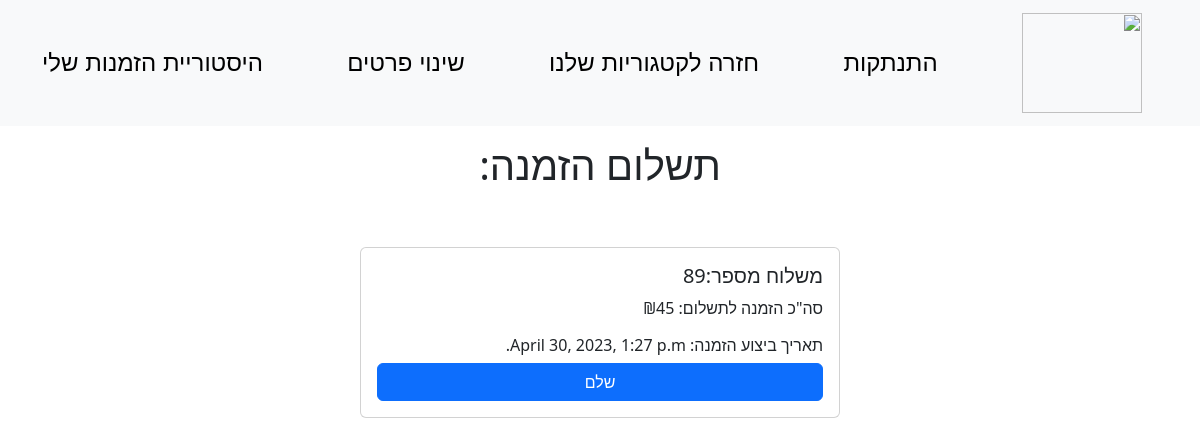
The app's page /pay/ (signed in), older data.
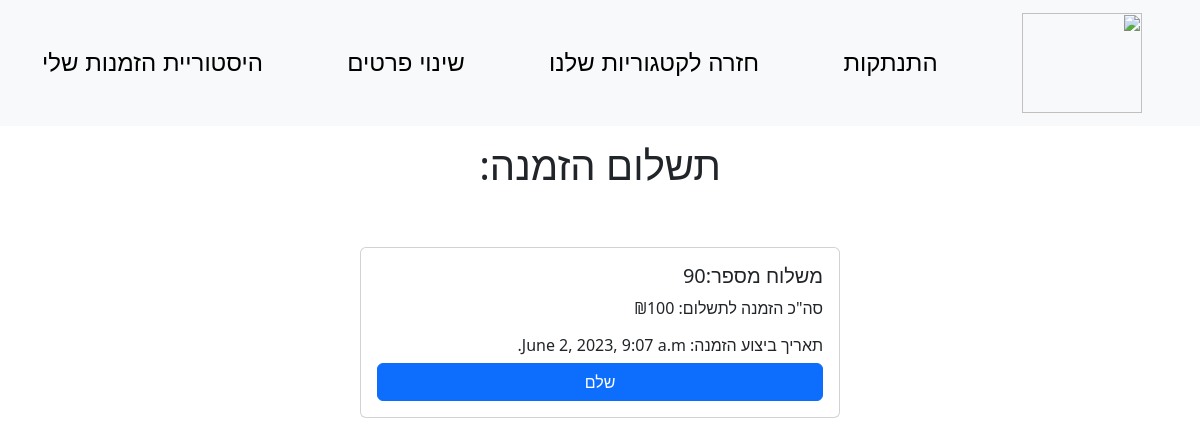
The same page, newer data.
### order/models.py (models this page shows)
class Order(models.Model):
        order=models.OneToOneField(Cart,on_delete=models.CASCADE, primary_key=True)
        is_delivered=models.BooleanField(default=False)
        address=models.CharField(max_length=150)
        comment=models.TextField()
        created=models.DateTimeField(auto_now_add=True)

### order/views.py (the view)
# urls.py: path('pay/', views.pay, name='pay'),
@login_required(login_url='login_user')
def pay(request):
    total=0
    list_order=Order.objects.all()
    my_order=list_order[len(list_order)-1]
    list_item=Item.objects.all()
    carts=Cart.objects.all()
    for item in list_item:
         if item.cart==carts[len(carts)-1]:
             total+=item.amount*item.dish.price
    return render(request,'pay.html',{"total":total,'my_order':my_order})

### order/templates/pay.html
{%extends 'layout_user.html'%}
{%block content%}
<div style="direction: rtl">
<h1 style="display: flex; justify-content: center;padding-top: 15px;">תשלום הזמנה: </h1>
<div style="display:  flex;justify-content: center;padding-top: 50px;">
    <div class="card" style="width: 30rem;">
    <div class="card-body">
        <h5 class="card-title">משלוח מספר:{{my_order.order_id}}</h5>
        <p class="card-text">סה"כ הזמנה לתשלום: ₪{{total}}</p>
        <h6>תאריך ביצוע הזמנה: {{my_order.created}}</h6>
        <a href="#" class="btn btn-primary"  style="display:  flex;justify-content: center;">שלם</a>
    </div>
    </div>
</div>
</div>
{%endblock%}

### templates/layout_user.html (shortened to what this page needs)
<!DOCTYPE html>
<html lang="en">
<head>
    <link href="https://cdn.jsdelivr.net/npm/bootstrap@5.3.0-alpha3/dist/css/bootstrap.min.css" rel="stylesheet">
</head>
<body >
  <nav class="navbar bg-body-tertiary">
    <div class="container">
      <a class="navbar-brand" href="#">
        <img src="https://luchana.co.il/wp-content/uploads/2019/03/cropped-%D7%9C%D7%95%D7%92%D7%95-%D7%9C%D7%95%D7%A6%D7%A0%D7%94-%D7%A9%D7%A7%D7%95%D7%A3-1.png"  width="120" height="100">
      </a>
      <a href="{%url 'logout_user'%}" class="a">התנתקות</a>
      <a href="{%url 'user_category'%}" class="a">חזרה לקטגוריות שלנו</a>
      <a href="{%url 'change_details' id=request.user.id%}" class="a" >שינוי פרטים</a>
      <a href="{%url 'order_history'%}"  class="a">היסטוריית הזמנות שלי</a>
    </div>
  </nav>
    {%block content%}
     {%endblock content%}
</body>
</html>

### templates/layout_user.html (style rules this page uses)
body { direction: rtl; background-image:url('https://www.nir-ezion.co.il/octopus/upload/images/pages/622-4.jpg'); background-repeat:no-repeat; width: 100%; height: 100%; }
.a { text-decoration: none; font-family:Arial, Helvetica, sans-serif; font-size:x-large; color: black }

Row changes from the older to the newer data that the page shows:
no longer on this page (row unchanged): Order: order_id "89", created "April 30, 2023, 1:27 p.m."
added Order: order_id "90", created "June 2, 2023, 9:07 a.m."
Text that changed along with them:
{{ total }}: "45" → "100"
